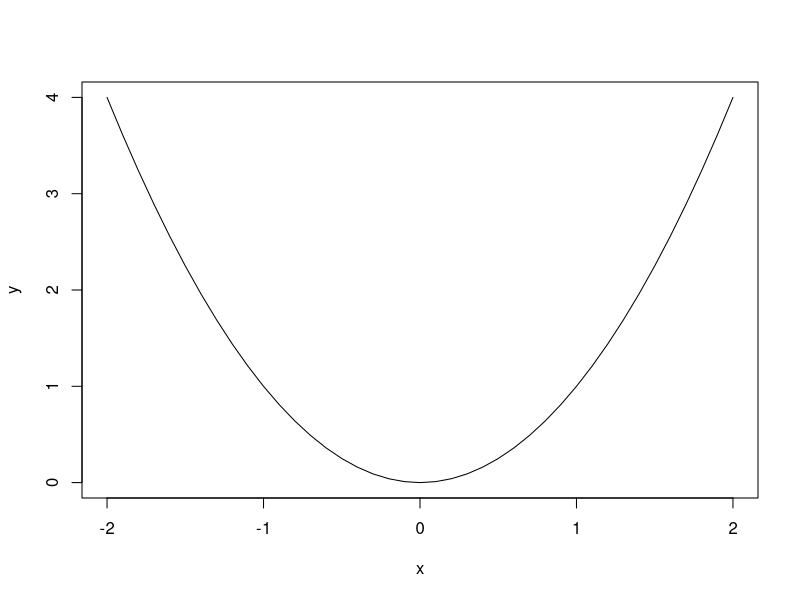
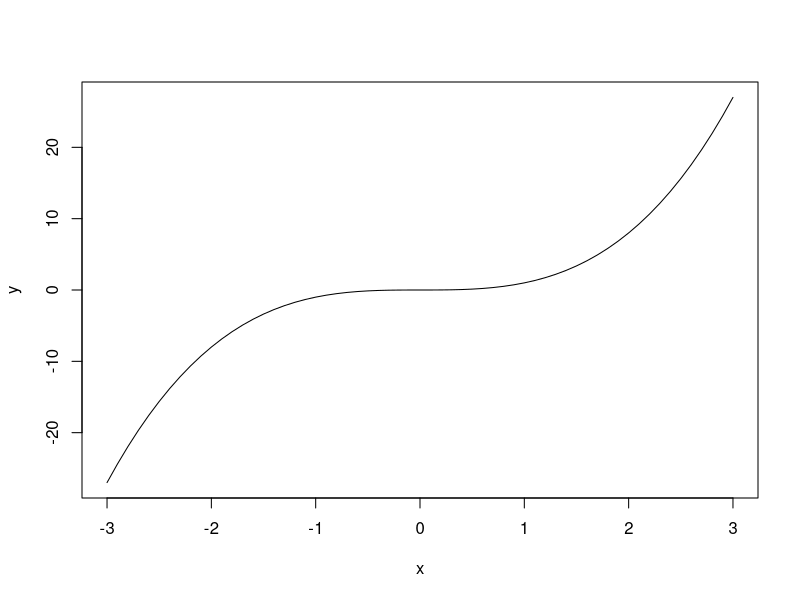
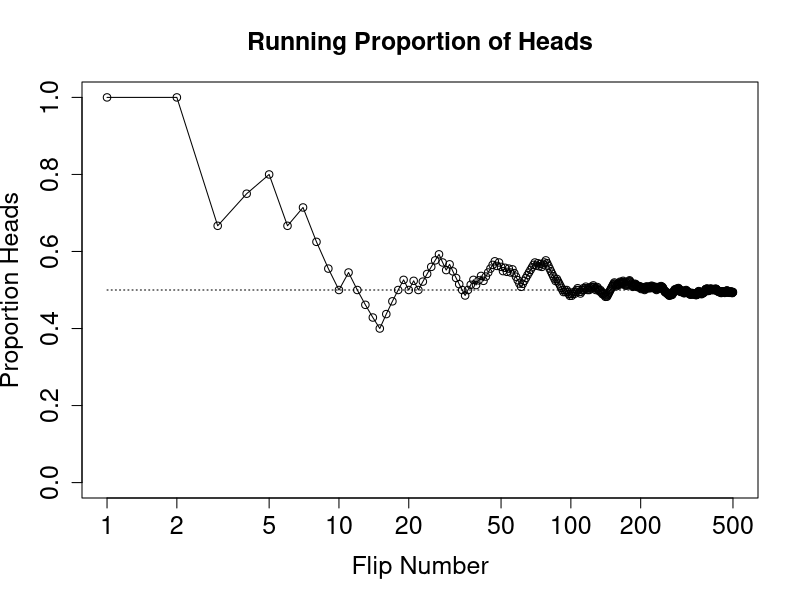
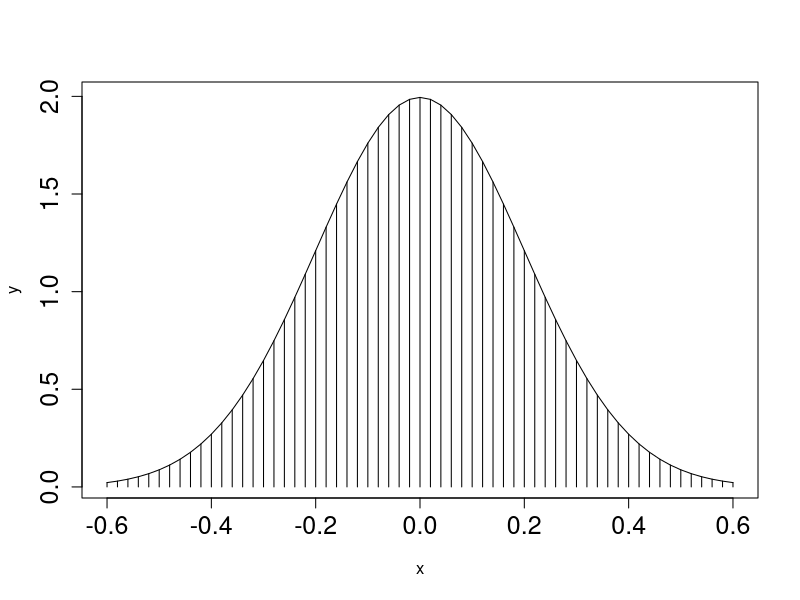

Source code (R) for these figures, in order:
## ---- chunk 1
x <- seq(from = -2, to = 2, by = 0.1)
y <- x^2
plot(x, y, type = "l")
## ---- chunk 2
x <- seq(from = -3, to = 3, by = 0.1)
y <- x^3
plot(x, y, type = "l")
## ---- chunk 3
N <- 500 # total flips

set.seed(47405)
flipsequence <- sample(x = c(0,1), prob = c(0.5, 0.5), size = N, replace = TRUE)
r <- cumsum(flipsequence)
n <- 1:N
runprop <- r/n

plot(n, runprop, type = "o", log = "x", xlim = c(1,N), ylim = c(0.0, 1.0),
     cex.axis = 1.5, xlab = "Flip Number", ylab = "Proportion Heads", cex.lab = 1.5,
     main = "Running Proportion of Heads", cex.main = 1.5)
lines(c(1,N), c(0.5, 0.5), lty = 3)
## ---- chunk 4
meanval <- 0.0
sdval <- 0.2
xlow <- meanval - 3 * sdval
xhigh <- meanval + 3 * sdval
dx = 0.02

x <- seq(from = xlow, to = xhigh, by = dx)
y <- (1 / (sdval*sqrt(2*pi))) * exp(-0.5 * ((x - meanval)/sdval)^2)

plot(x, y, type = "h", lwd = 1, cex.axis = 1.5)
lines(x, y)

